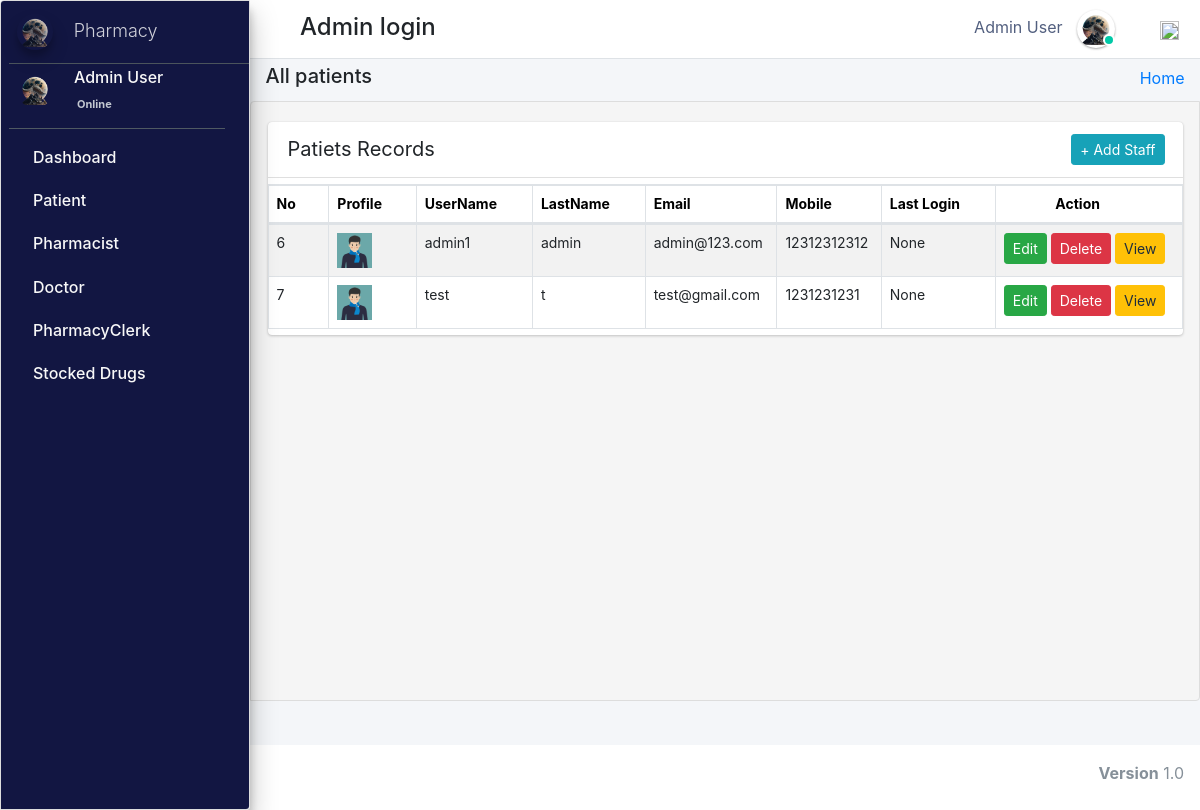
/admin_user/all_patients/ (signed in), run on an earlier commit of the app's database.
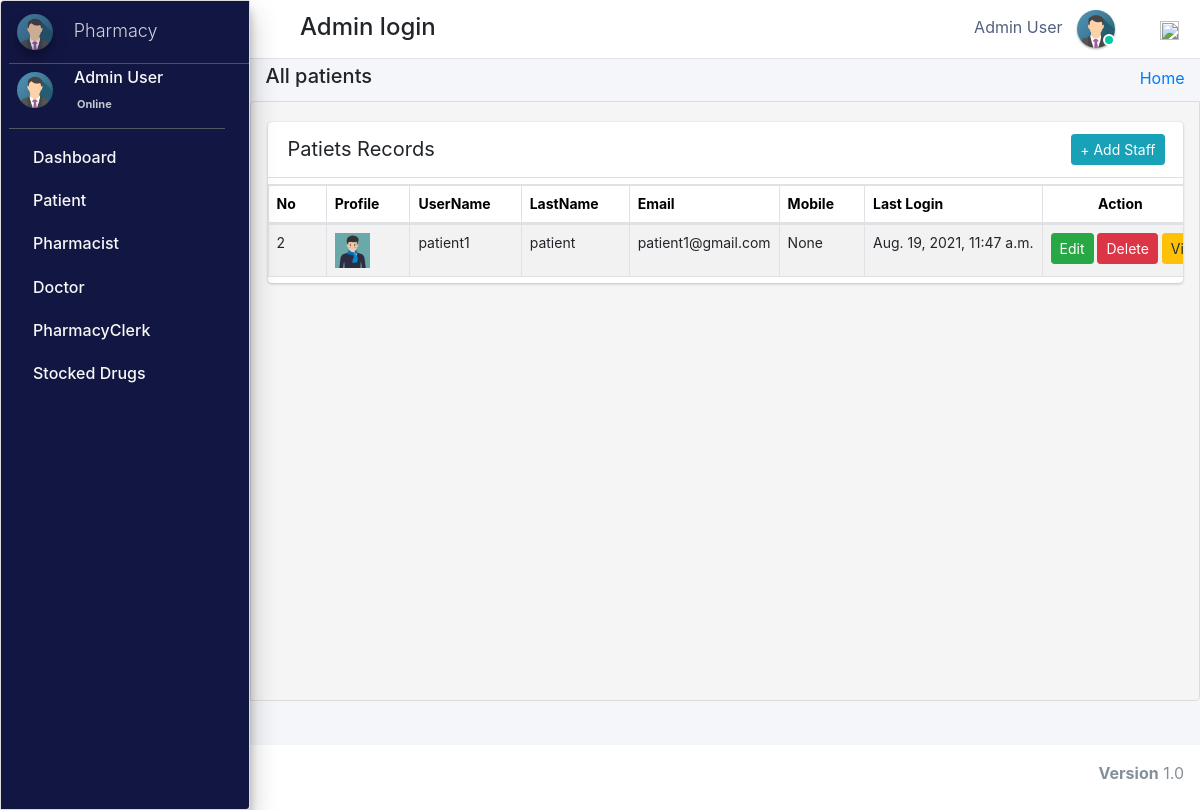
And on a later commit of the database.
### pharmacy/models.py (models this page shows, shortened)
class CustomUser(AbstractUser):
    user_type_data = ((1, "AdminHOD"), (2, "Pharmacist"), (3, "Doctor"), (4, "PharmacyClerk"),(5, "Patients"))
    user_type = models.CharField(default=1, choices=user_type_data, max_length=10)

class AdminHOD(models.Model):
    gender_category=(
        ('Male','Male'),
        ('Female','Female'),
    )
    admin = models.OneToOneField(CustomUser,null=True, on_delete = models.CASCADE)
    emp_no= models.CharField(max_length=100,null=True,blank=True)
    gender=models.CharField(max_length=100,null=True,choices=gender_category)
    mobile=models.CharField(max_length=10,null=True,blank=True)
    address=models.CharField(max_length=300,null=True,blank=True)
    profile_pic=models.ImageField(default="admin.png",null=True,blank=True)
    created_at = models.DateTimeField(auto_now_add=True)
    updated_at = models.DateTimeField(auto_now=True)
    date_employed=models.DateTimeField(auto_now_add=True, auto_now=False)
    objects = models.Manager()

class Patients(models.Model):
    gender_category=(
        ('Male','Male'),
        ('Female','Female'),
    )
    admin = models.OneToOneField(CustomUser,null=True, on_delete = models.CASCADE)
    reg_no=models.CharField(max_length=30,null=True,blank=True,unique=True)
    gender=models.CharField(max_length=7,null=True,blank=True,choices=gender_category)
    first_name=models.CharField(max_length=20,null=True,blank=True)
    last_name=models.CharField(max_length=20,null=True,blank=True)
    dob=models.DateTimeField(auto_now_add= False, auto_now=False,null=True,blank=True)
    phone_number=models.CharField(max_length=10,null=True,blank=True)
    profile_pic=models.ImageField(default="patient.jpg",null=True,blank=True)
    age= models.IntegerField(default='0', blank=True, null=True)
    address=models.CharField(max_length=300,null=True,blank=True)
    date_admitted=models.DateTimeField(auto_now_add=True, auto_now=False)
    last_updated = models.DateTimeField(auto_now_add=False, auto_now=True)

### pharmacy/HODViews.py (the view, shortened to what this page needs)
# urls.py: path('admin_user/all_patients/',HODViews.allPatients,name='all_patients'),
def allPatients(request):
    form=PatientSearchForm1(request.POST or None)
    patients=Patients.objects.all()
    context={
        "patients":patients,
        "form":form,
        "title":"Admitted Patients"
    }
    return render(request,'hod_templates/admited_patients.html',context)

### pharmacy/LoginCheckMiddleWare.py (called while the page is built, shortened)
    def process_view(self, request, view_func, view_args, view_kwargs):
        modulename = view_func.__module__
        user = request.user
        if user.is_authenticated:
            if user.user_type == "1":
                if modulename == "pharmacy.HODViews":
                    pass
                elif modulename == "":
                    pass
                elif modulename == "pharmacy.views" or modulename == "django.views.static":
                    pass
                else:
                    pass
            else:
                return redirect("login")
        else:
            if request.path == reverse("login"):
                pass
            else:
                return redirect("login")

### pharmacy/templates/hod_templates/admited_patients.html (shortened to what this page needs)
{% extends 'hod_templates/base_template.html'%}
{% load static %}
{% block page_title %}
<h5>All patients</h5>
{% endblock page_title %}
{% block main_content %}
<section class="content">
    <div class="row">
        <div class="col-md-12 px-3">
            <div class="card card-primar sc">
                <div class="card-header">
                    <span>Patiets Records</span>
                   <div class="card-tools d-flex">
                <a class="btn btn-sm btn-info mr-2" href="{% url 'patient_form' %}" role="button">+ Add Staff</a>
            </div>
                </div>
                <table  class="table table-bordered table-hover dataTable" id="plist">
                    <thead>
                            <tr>
                                    <th>No</th>
                                    <th>Profile</th>
                                    <th>UserName</th>
                                    <th>LastName</th>
                                    <th>Email</th>
                                    <th>Mobile</th>
                                     <th>Last Login</th>
                                     <th class="text-center">Action</th>
                            </tr>
                    </thead>
                    <tbody>
                            {% for patient in patients %}
                            <tr class="hov"> <td>{{patient.admin.id}}</td>
                                <td> <img src="{{patient.profile_pic.url}}" class="" width="35" height="35" alt=""></td>
                                <td>{{patient.admin}}</td>
                                <td>{{patient.admin.last_name}}</td>
                                <td>{{patient.admin.email}}</td>
                                <td>{{patient.phone_number}}</td>
                                <td>{{patient.admin.last_login}}</td>
                                <td><a href="{% url 'edit_patient' patient.admin.id %}" class="btn btn-sm btn-success">Edit</a>
                                    <a href="{% url 'delete_patient' patient.id %}" class="btn btn-sm btn-danger">Delete</a></<a>
                                    <a href="{% url 'patient_record' patient.id %}" class="btn btn-sm btn-warning">View</a></td>
                            </tr>
                            {% endfor %}
                    </tbody>
                </table>
            </div>
        </div>
    </div>
</section>
{% endblock %}

### pharmacy/templates/hod_templates/base_template.html (shortened to what this page needs)
{% extends 'base_file.html' %} {% block htm %}
<body class="hold-transition sidebar-mini layout-fixed">
    <div class="wrapper">
        <nav class="main-header navbar navbar-expand navbar-white navbar-light">
            <ul class="navbar-nav">
                <li class="nav-item">
                    <a class="nav-link" data-widget="pushmenu" href="#" role="button"></a>
                </li>
            </ul>
            <h4 style="margin-left: 10px; margin-top: 5px;">Admin login </h4>
            <ul class="navbar-nav ml-auto">
                <li class="mx-3">
                    <a href="#" class="sm-submenu-with-image a">
                        <span>{{user.first_name}}  {{user.last_name}}</span>
                        <img src="{{request.user.adminhod.profile_pic.url}}" class="img-circle elevation-1" width="38" height="38" alt="">
                        <span class="avatar-status avatar-sm-status avatar-status-success"></span>
                    </a>
                </li>
                <li class="nav-item dropdown ml-3 low">
                    <a href="#" class="btn btn-outlined btn-black text-muted bg-transparent " data-toggle="dropdown" aria-expanded="false" data-wow-delay="0.7s"><img src="https://img.icons8.com/ios/50/000000/settings.png" width="19" height="19">
                    </a>
                </li>
            </ul>
        </nav>
        {% include 'hod_templates/sidebar.html'%}
        <div class="content-wrapper">
            <div class="content-header">
                <div class="container-fluid">
                    <div class="row ">
                        <div class="col-sm-6">
                            <h1 class="m-0 text-dark">
                                {% block page_title %} {% endblock page_title %}
                            </h1>
                        </div>
                        <div class="col-sm-6 ">
                            <ol class="breadcrumb float-sm-right">
                                <li class="breadcrumb-item"><a href="">Home</a></li>
                            </ol>
                        </div>
                    </div>
                </div>
            </div>
            {% block main_content %} {% endblock main_content %}
        </div>
        {% include 'hod_templates/footer.html'%}
    </div>
    {% endblock htm %}

### pharm/pharmacy/templates/base_file.html (shortened to what this page needs)
{% load static %}
<!DOCTYPE html>
<html lang="en">
<head>
    <link rel="stylesheet" href="{% static 'css/bootstrap.min.css'%}">
    <link rel="stylesheet" href="{% static 'css/main.css'%}">
    <link rel="stylesheet" href="{% static 'css/profile.css'%}">
    <link rel="stylesheet" href="{% static " fontawesome-free/css/all.min.css " %}">
    <link rel="stylesheet" href="https://code.ionicframework.com/ionicons/2.0.1/css/ionicons.min.css">
    <link rel="stylesheet" href="{% static 'dist/css/adminlte.css'  %}">
    <link rel="stylesheet" href="{% static 'pace-progress/themes/black/pace-theme-flat-top.css' %}">
    <link rel="stylesheet" href="{% static 'datatables-bs4/css/dataTables.bootstrap4.min.css'%}">
    <link rel="stylesheet" href="{% static 'datatables-responsive/css/responsive.bootstrap4.min.css'%}">
    <link rel="stylesheet" href="{% static 'datatables-buttons/css/buttons.bootstrap4.min.css'%}">
    <link rel="stylesheet" href="{% static 'css/select2.css' %}">
    <link href="{% static 'jquery-ui2/jquery-ui.min.css' %}" rel="stylesheet">
    <link href="{% static 'jquery-ui2/jquery-ui.structure.min.css' %}" rel="stylesheet">
    <link href="{% static 'jquery-ui2/jquery-ui.theme.min.css' %}" rel="stylesheet">
</head>
{% block htm %} {% endblock htm%}
</body>
</html>

### pharmacy/templates/hod_templates/sidebar.html (shortened to what this page needs)
<aside class="main-sidebar sidebar-dark-primary elevation-4">
    <a href="" class="brand-link ml-2">
        <img src="{{request.user.adminhod.profile_pic.url}}" alt="" width="36" height="36" class=" img-circle elevation-3" style="opacity: .8">
        <span class="brand-text font-weight-light mt-1 ml-3 mmust">Pharmacy</span>
    </a>
    <div class="sidebar">
        <div class="user-panel mr-3">
            <div class="pull-left image sm-submenu-with-image a ml-2 ">
                <img src="{{request.user.adminhod.profile_pic.url}}" class="img-circle mt-2" width="36" height="36" alt="User Image">
            </div>
            <div class="pull-left info">
                <p>{{user.first_name}} {{user.last_name}}</p>
                <a href="#"> Online</a>
            </div>
        </div>
        <nav class="mt-2">
            <ul class="nav nav-pills nav-sidebar flex-column" data-widget="treeview" role="menu" data-accordion="false">
                <li class="nav-item">
                    <a href="{% url  'admin_dashboard' %}" class="nav-link">
                        <p>
                            Dashboard
                        </p>
                    </a>
                </li>
                <li class="nav-item">
                    <a href="#" class="nav-link">
                        <p>
                            Patient
                        </p>
                    </a>
                </li>
                <li class="nav-item">
                    <a href="#" class="nav-link">
                        <p>
                            Pharmacist
                        </p>
                    </a>
                </li>
                <li class="nav-item">
                    <a href="#" class="nav-link">
                        <p>
                            Doctor
                        </p>
                    </a>
                </li>
                <li class="nav-item">
                    <a href="#" class="nav-link">
                        <p>
                            PharmacyClerk
                        </p>
                    </a>
                </li>
                <li class="nav-item">
                    <a href="#" class="nav-link">
                        <p>
                            Stocked Drugs
                        </p>
                    </a>
                </li>
            </ul>
        </nav>
    </div>
</aside>

### pharmacy/templates/hod_templates/footer.html
<footer class="main-footer pt-3 text-center">
    <div class="float-right d-none d-sm-inline-block">
        <b>Version</b> 1.0
    </div>
</footer>

### static/css/main.css (style rules this page uses)
html { font-family: sans-serif; line-height: 1.15; -webkit-text-size-adjust: 100%; -webkit-tap-highlight-color: transparent; }
body { overflow-y: hidden; overflow-x: hidden; font-family: -apple-system, BlinkMacSystemFont, "Segoe UI", Roboto, "Helvetica Neue", Arial, "Noto Sans", sans-serif, "Apple Color Emoji", "Segoe UI Emoji", "Segoe UI Symbol", "Noto Color Emoji" !important; }
th { color: rgb(0, 0, 0); font-size: 14px !important; }
.content { background-color: #f5f5f5; border: 1px solid #dddddd; border-radius: 4px 0px 4px 0px; left: -1px; padding: 10px 7px 5px; }
.main-sidebar { background: #ffffff; border: 1px solid #dddddd; border-radius: 4px 0px 4px 0px; font-weight: bold; }
.content { height: 75vh; overflow-y: scroll; overflow-x: hidden; }
.sc { white-space: nowrap; display: block; overflow-x: hidden !important; }
.content .row { margin-top: 20px !important; }
.main-sidebar { background-color: #121642 !important; color: white !important; }
.main-sidebar p { color: #f8f8f8 !important; font-weight: 500 !important }
td { font-size: 14px !important; }
.hov { transition: transform .5s; }
.avatar-status { position: absolute; bottom: 12px; right: 75.4px; display: -ms-inline-flexbox; display: inline-flex; -ms-flex-negative: 0; flex-shrink: 0; -ms-flex-pack: center; justify-content: center; -ms-flex-align: center; align-items: center; white-space: nowrap; text-align: center; vertical-align: baseline; font-weight: 600; border: .125rem solid #fff; width: 12px; height: 12px; line-height: 1; font-size: .71094rem; border-radius: 50%; }
.avatar-status-success { color: #fff; background-color: #00c9a7; }
.card-header span { font-size: 20px !important; }
.table>tbody>tr>td, .table>tbody>tr>th, .table>tfoot>tr>td, .table>tfoot>tr>th, .table>thead>tr>td, .table>thead>tr>th { padding: 8px; line-height: 1.42857143; vertical-align: top; }
.pull-left { float: left; }
.pull-left { float: left!important; }
.user-panel>.info { padding: 5px 5px 5px 15px; line-height: 1; position: absolute; left: 55px; }
.user-panel>.info>p { font-weight: 600; margin-bottom: 9px; }
p { margin: 0 0 10px; }
.user-panel { padding-bottom: 20px; }
.user-panel:after { clear: both; }
.user-panel:before, .user-panel:after { content: " "; display: table; }
.user-panel>.info>a { text-decoration: none; padding-right: 5px; margin-top: 3px; font-size: 11px; overflow: hidden; white-space: nowrap; }
.mmust { overflow: hidden; white-space: nowrap; font-size: 18px; }
.table { background: white !important; }
.container-fluid { width: 100%; padding-right: 15px; padding-left: 15px; margin-right: auto; margin-left: auto; }
.row { display: flex; flex-wrap: wrap; margin-right: -15px; margin-left: -15px; }
.d-flex { display: flex !important; z-index: 44; }
.d-flex { display: flex !important; }
.table tbody tr:nth-of-type(odd) { background-color: rgba(0, 0, 0, .05) !important; }
.table tbody tr:nth-of-type(odd) { background-color: rgba(197, 197, 197, 0.05) !important; }
.main-footer { height: 65px !important; background: #ffffff; border-top: none !important; color: #869099; font-size: 1.0rem !important; }
.img-circle { border-radius: 50%; }
.content-wrapper .content-header { padding: 5px 0.5rem !important; }

### static/css/profile.css (style rules this page uses)
li { list-style-type: none ! }
.navbar-nav span { color: #525f7f !important; margin-right: 10px !important; }
body { font-family: 'Rubik', sans-serif; height: 100% !important; }
.table tbody tr:nth-of-type(odd) { background-color: rgba(0, 0, 0, .05) !important; }

What changed in the data, as far as the page shows it:
removed Patients: admin.id "6", profile_pic (picture), admin "admin1", admin.last_name "admin", admin.email "admin@123.com", phone_number "12312312312", admin.last_login "None"
removed Patients: admin.id "7", profile_pic (picture), admin "test", admin.last_name "t", admin.email "test@gmail.com", phone_number "1231231231", admin.last_login "None"
changed CustomUser "Admin": user.adminhod.profile_pic: a different picture
added Patients: admin.id "2", profile_pic (picture), admin "patient1", admin.last_name "patient", admin.email "patient1@gmail.com", phone_number "None", admin.last_login "Aug. 19, 2021, 11:47 a.m."
